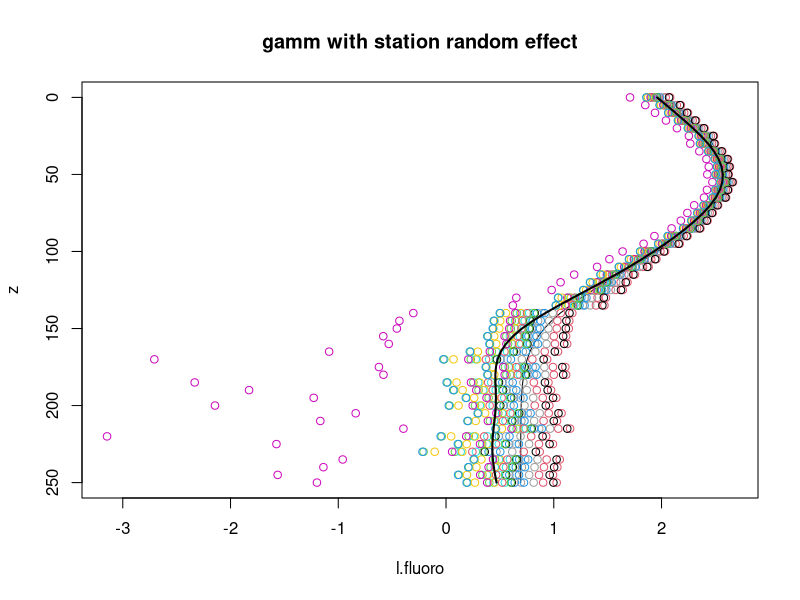
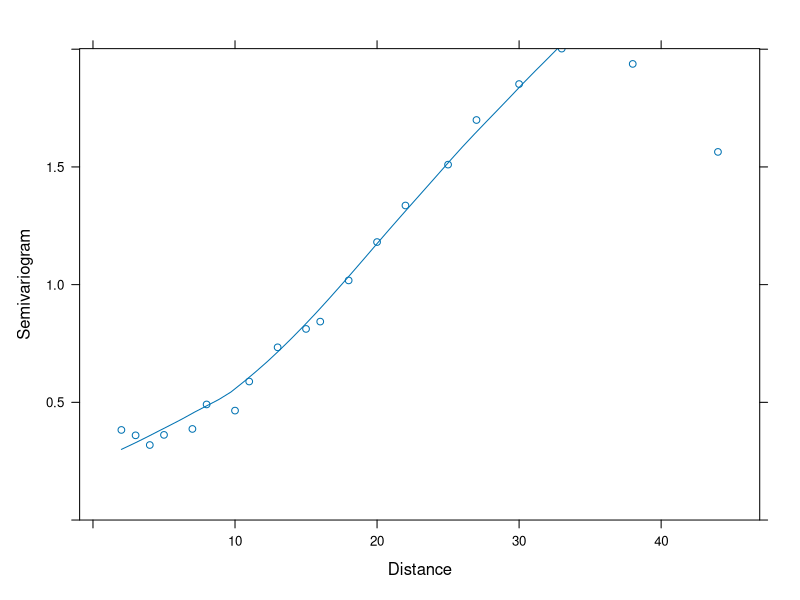

Here is the R script that generated these plots, in order:
library(mgcv)


n.station <- 20 #specify number of stations to run
mu <- 50
sd <- 40
noise.sd <- 0.2 #sd of white noise
stn.sd <- rnorm(n.station, 0.5, 0.2) #sd for random station effect


mult <- 1e3
z <- seq(0, 250, 5) #explanatory variable (depth)
rho <- mult*dnorm(z, mu, sd)/(pnorm(max(z), mu, sd) - pnorm(min(z), mu, sd))
noise <- rnorm(n = length(rho), mean = 0, sd = noise.sd) #white noise
stn.re <- rnorm(length(stn.sd), mean = 0, sd = stn.sd) #station specific random effect

#calculate obs, the observed data, and log(obs)
obs <- rep(rho, n.station) + rep(noise, n.station) + rep(stn.re, 1, each = length(rho))
l.obs <- log(obs + 2)

#fit gamm with station random effect
glm.spl <- data.frame(obs, l.obs, rep(z, n.station), rep(c(1:n.station), 1, each = length(z)))
names(glm.spl) <- c("obs", "l.obs", "z", "stn")
glm.spl$stn <- as.factor(glm.spl$stn)
lme.fit <- gamm(l.obs ~ s(z),  random=list(stn =~1), data = glm.spl)
summary(lme.fit$lme)

#plot fitted values and observed data
plot(log(rho + 2), z, ylim = c(max(z), min(z)), type = 'l', xlim = c(min(na.omit(l.obs)), max(na.omit(l.obs))), xlab = "l.fluoro")
points(l.obs, rep(z, n.station), col = glm.spl$stn)
title("gamm with station random effect")
lines(fitted(lme.fit$gam)[glm.spl$stn == 1], col = "black", z, lwd = 2)

#variogram
gamm.var <- Variogram(lme.fit$lme)
plot(gamm.var)
